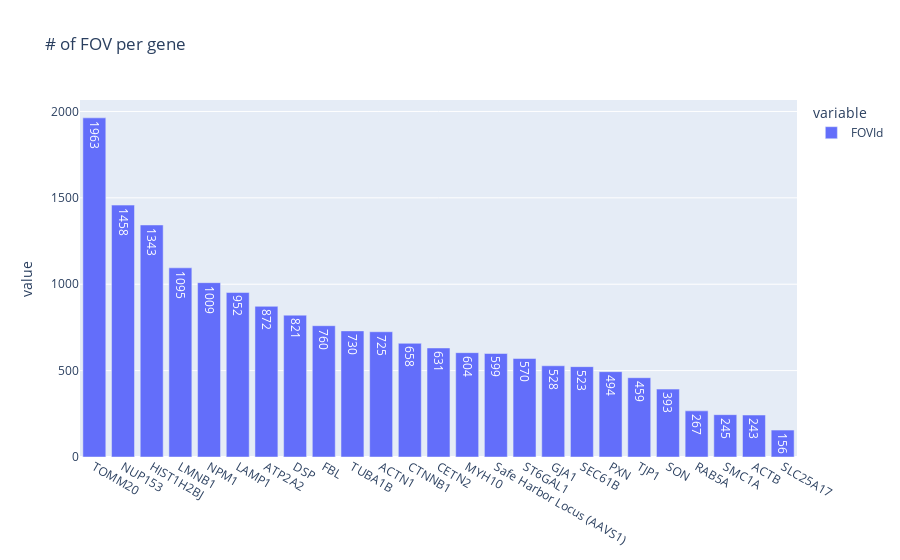

Here is the notebook cell this chart was saved with:
### Markdown cell above
The cell images came from over 18K FOVs and are scattered across the 25 different cell lines. We can parse the manifest and utilize it to understand how many FOV's were captured per gene.  The below code takes the manifest `df` and groups the data by the `gene` column. This allows us to perform any operation on our grouped data, and in this instance we'll access the`FOVId` column and count the number of FOVId's that were captured per gene.

### Code cell
fig_fovstruc = px.bar(df.groupby(['gene']).FOVId.nunique(),text_auto=True,title="# of FOV per gene")
fig_fovstruc.update_layout(xaxis=dict(categoryorder="total descending"),overwrite=True)
fig_fovstruc.show()

### Figure 1 — Plotly figure (JSON) as saved in the notebook; plotly's stock layout.template omitted (floating-point values rounded to 4 significant figures)
{"data": [{"alignmentgroup": "True", "hovertemplate": "variable=FOVId<br>gene=%{x}<br>value=%{y}<extra></extra>", "legendgroup": "FOVId", "marker": {"color": "#636efa", "pattern": {"shape": ""}}, "name": "FOVId", "offsetgroup": "FOVId", "orientation": "v", "showlegend": true, "textposition": "auto", "texttemplate": "%{y}", "type": "bar", "x": ["ACTB", "ACTN1", "ATP2A2", "CETN2", "CTNNB1", "DSP", "FBL", "GJA1", "HIST1H2BJ", "LAMP1", "LMNB1", "MYH10", "NPM1", "NUP153", "PXN", "RAB5A", "SEC61B", "SLC25A17", "SMC1A", "SON", "ST6GAL1", "Safe Harbor Locus (AAVS1)", "TJP1", "TOMM20", "TUBA1B"], "xaxis": "x", "y": [243, 725, 872, 631, 658, 821, 760, 528, 1343, 952, 1095, 604, 1009, 1458, 494, 267, 523, 156, 245, 393, 570, 599, 459, 1963, 730], "yaxis": "y"}], "layout": {"autosize": true, "barmode": "relative", "legend": {"title": {"text": "variable"}, "tracegroupgap": 0}, "title": {"text": "# of FOV per gene"}, "xaxis": {"autorange": true, "categoryorder": "total descending", "range": [-0.5, 24.5], "type": "category"}, "yaxis": {"anchor": "x", "autorange": true, "domain": [0, 1], "range": [0, 2066.0], "title": {"text": "value"}, "type": "linear"}}}
